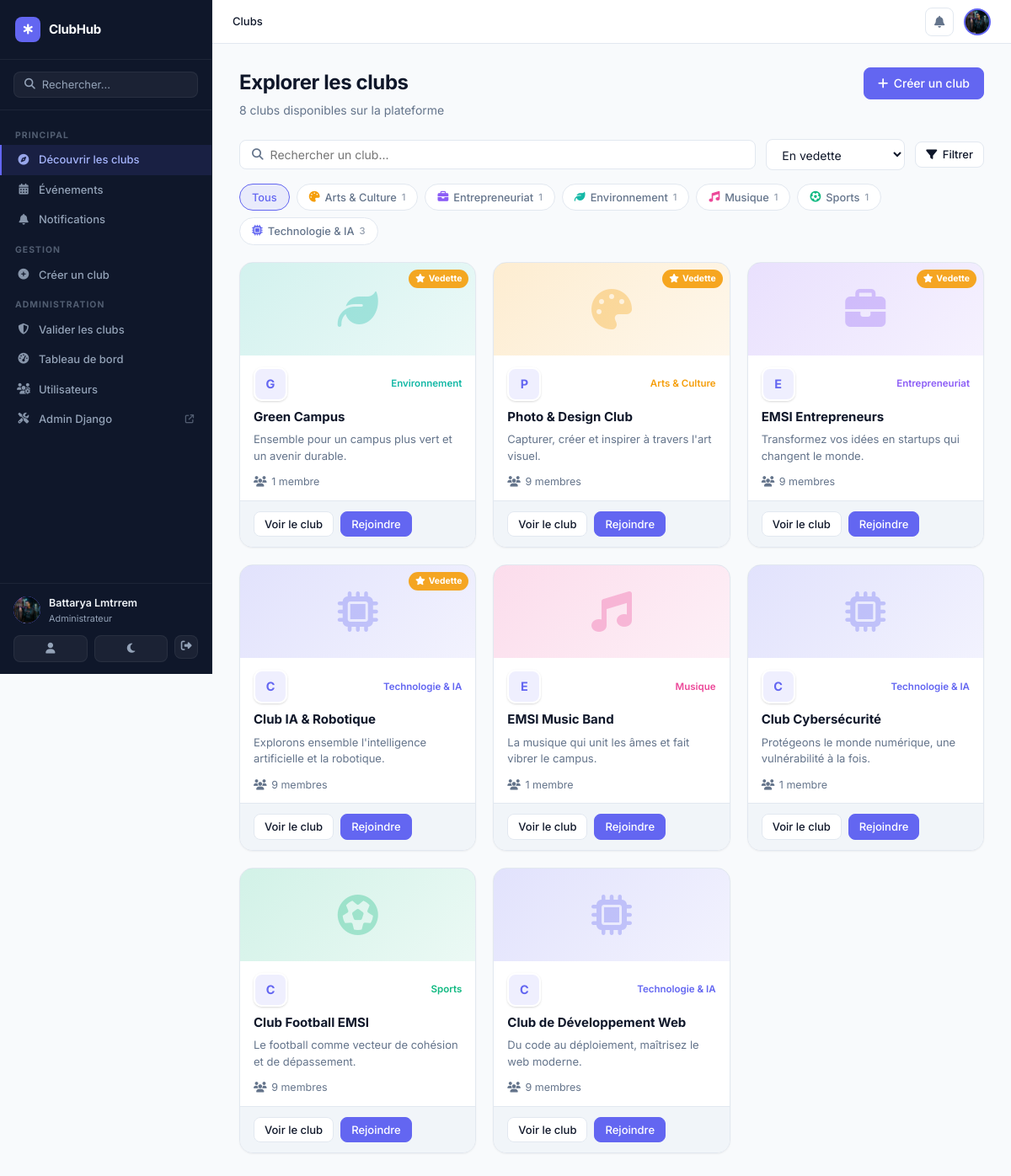
Page /clubs/ (signed in) on the committed database.
### presences/models.py (models this page shows, shortened)
class Utilisateur(AbstractUser):
    ROLE_ADMIN = 'admin'
    ROLE_ENSEIGNANT = 'enseignant'
    ROLE_ETUDIANT = 'etudiant'
    ROLE_CLUB_MANAGER = 'club_manager'
    ROLE_CHOICES = (
        ('admin', 'Administrateur'),
        ('enseignant', 'Enseignant'),
        ('etudiant', 'Étudiant'),
        ('club_manager', 'Responsable de Club'),
    )
    role = models.CharField(max_length=20, choices=ROLE_CHOICES, default='etudiant')
    cne = models.CharField(max_length=20, blank=True, null=True)
    filiere = models.CharField(max_length=50, blank=True, null=True)
    bio = models.TextField(blank=True, default='')
    avatar = models.ImageField(upload_to='avatars/', null=True, blank=True)
    phone = models.CharField(max_length=20, blank=True, default='')
    university = models.CharField(max_length=200, blank=True, default='EMSI')
    website = models.URLField(blank=True, default='')
    linkedin = models.URLField(blank=True, default='')
    @property
    def is_platform_admin(self):
        return self.role == self.ROLE_ADMIN

### clubs/models.py (models this page shows, shortened)
class ClubCategory(models.Model):
    name = models.CharField(max_length=100)
    slug = models.SlugField(unique=True)
    description = models.TextField(blank=True)
    icon = models.CharField(max_length=50, default='fa-users')
    color = models.CharField(max_length=7, default='#6366F1')
    display_order = models.PositiveIntegerField(default=0)
    class Meta:
        verbose_name = 'Catégorie'
        verbose_name_plural = 'Catégories'
        ordering = ['display_order', 'name']

class Club(models.Model):
    STATUS_PENDING = 'pending'
    STATUS_APPROVED = 'approved'
    STATUS_REJECTED = 'rejected'
    STATUS_SUSPENDED = 'suspended'
    STATUS_CHOICES = [
        ('pending', 'En attente'),
        ('approved', 'Approuvé'),
        ('rejected', 'Rejeté'),
        ('suspended', 'Suspendu'),
    ]
    name = models.CharField(max_length=200)
    slug = models.SlugField(unique=True, blank=True)
    short_description = models.CharField(max_length=300, blank=True)
    description = models.TextField()
    category = models.ForeignKey(
        ClubCategory, on_delete=models.SET_NULL,
        null=True, blank=True, related_name='clubs'
    )
    logo = models.ImageField(upload_to='clubs/logos/', null=True, blank=True)
    banner = models.ImageField(upload_to='clubs/banners/', null=True, blank=True)
    founding_date = models.DateField(null=True, blank=True)
    contact_email = models.EmailField(blank=True)
    contact_phone = models.CharField(max_length=20, blank=True)
    website = models.URLField(blank=True)
    facebook = models.URLField(blank=True)
    instagram = models.URLField(blank=True)
    twitter = models.URLField(blank=True)
    linkedin = models.URLField(blank=True)
    created_by = models.ForeignKey(
        settings.AUTH_USER_MODEL, on_delete=models.CASCADE,
        related_name='created_clubs'
    )
    status = models.CharField(max_length=20, choices=STATUS_CHOICES, default='pending')
    rejection_reason = models.TextField(blank=True)
    is_featured = models.BooleanField(default=False)
    is_public = models.BooleanField(default=True)
    max_members = models.PositiveIntegerField(default=0, help_text='0 = illimité')
    tags = models.CharField(max_length=500, blank=True)
    created_at = models.DateTimeField(auto_now_add=True)
    updated_at = models.DateTimeField(auto_now=True)
    class Meta:
        verbose_name = 'Club'
        verbose_name_plural = 'Clubs'
        ordering = ['-is_featured', '-created_at']

### clubs/views.py (the view)
# urls.py: path('', views.club_list, name='club_list'),
def club_list(request):
    clubs = Club.objects.filter(status='approved', is_public=True).select_related(
        'category', 'created_by'
    ).annotate(member_count_ann=Count('memberships', filter=Q(memberships__status='approved')))
    q = request.GET.get('q', '').strip()
    category_slug = request.GET.get('category', '').strip()
    sort = request.GET.get('sort', 'featured')
    if q:
        clubs = clubs.filter(
            Q(name__icontains=q) |
            Q(description__icontains=q) |
            Q(tags__icontains=q)
        )
    if category_slug:
        clubs = clubs.filter(category__slug=category_slug)
    if sort == 'newest':
        clubs = clubs.order_by('-created_at')
    elif sort == 'members':
        clubs = clubs.order_by('-member_count_ann')
    elif sort == 'name':
        clubs = clubs.order_by('name')
    else:
        clubs = clubs.order_by('-is_featured', '-created_at')
    categories = ClubCategory.objects.annotate(
        club_count=Count('clubs', filter=Q(clubs__status='approved'))
    ).filter(club_count__gt=0)
    user_memberships = {}
    if request.user.is_authenticated:
        for m in Membership.objects.filter(user=request.user, club__in=clubs):
            user_memberships[m.club_id] = m
    return render(request, 'clubs/list.html', {
        'clubs': clubs,
        'categories': categories,
        'q': q,
        'current_category': category_slug,
        'sort': sort,
        'user_memberships': user_memberships,
        'total_clubs': Club.objects.filter(status='approved').count(),
    })

### templates/clubs/list.html (shortened to what this page needs)
{% extends 'base.html' %}
{% load static %}
{% block breadcrumb %}
<span class="breadcrumb-item">Clubs</span>
{% endblock %}
{% block content %}
<div class="page-header">
  <div>
    <h1 class="page-title">Explorer les clubs</h1>
    <p class="page-subtitle">{{ total_clubs }} club{{ total_clubs|pluralize }} disponible{{ total_clubs|pluralize }} sur la plateforme</p>
  </div>
  {% if user.role in 'admin,club_manager' %}
  <a href="{% url 'club_create' %}" class="btn btn-primary">
    <i class="fa-solid fa-plus"></i> Créer un club
  </a>
  {% endif %}
</div>
<div class="filter-bar">
  <form method="get" class="filter-form" id="filterForm">
    <div class="filter-search">
      <i class="fa-solid fa-magnifying-glass"></i>
      <input type="text" name="q" value="{{ q }}" placeholder="Rechercher un club..." class="filter-input" id="searchInput">
    </div>
    <div class="filter-group">
      <select name="sort" class="filter-select" onchange="document.getElementById('filterForm').submit()">
        <option value="featured" {% if sort == 'featured' %}selected{% endif %}>En vedette</option>
      </select>
    </div>
    <button type="submit" class="btn btn-secondary btn-sm">
      <i class="fa-solid fa-filter"></i> Filtrer
    </button>
  </form>
</div>
{% if categories %}
<div class="category-pills">
  <a href="{% url 'club_list' %}{% if q %}?q={{ q }}{% endif %}"
     class="cat-pill {% if not current_category %}cat-pill--active{% endif %}">
    Tous
  </a>
  {% for cat in categories %}
  <a href="?category={{ cat.slug }}{% if q %}&q={{ q }}{% endif %}"
     class="cat-pill {% if current_category == cat.slug %}cat-pill--active{% endif %}"
     style="{% if current_category == cat.slug %}background:{{ cat.color }}20;border-color:{{ cat.color }};color:{{ cat.color }}{% endif %}">
    <i class="fa-solid {{ cat.icon }}" style="{% if current_category != cat.slug %}color:{{ cat.color }}{% endif %}"></i>
    {{ cat.name }}
    <span class="cat-pill-count">{{ cat.club_count }}</span>
  </a>
  {% endfor %}
</div>
{% endif %}
{% if clubs %}
<div class="clubs-grid">
  {% for club in clubs %}
  <div class="club-card">
    <a href="{% url 'club_detail' slug=club.slug %}" class="club-card-link">
      <div class="club-card-banner">
        {% if club.banner %}
        <img src="{{ club.banner.url }}" alt="">
        {% else %}
        <div class="club-card-banner-placeholder"
             style="background: linear-gradient(135deg,
               {{ club.category.color|default:'#6366F1' }}30 0%,
               {{ club.category.color|default:'#8B5CF6' }}15 100%)">
          <i class="fa-solid {{ club.category.icon|default:'fa-users' }}"
             style="color: {{ club.category.color|default:'#6366F1' }}50; font-size: 3rem;"></i>
        </div>
        {% endif %}
        {% if club.is_featured %}
        <div class="club-card-featured-badge">
          <i class="fa-solid fa-star"></i> Vedette
        </div>
        {% endif %}
      </div>
      <div class="club-card-body">
        <div class="club-card-logo-row">
          <div class="club-logo-sm">
            {% if club.logo %}
            <img src="{{ club.logo.url }}" alt="{{ club.name }}">
            {% else %}
            <span>{{ club.name.0 }}</span>
            {% endif %}
          </div>
          {% if club.category %}
          <span class="club-card-category" style="color: {{ club.category.color|default:'#6366F1' }}">
            {{ club.category.name }}
          </span>
          {% endif %}
        </div>
        <h3 class="club-card-name">{{ club.name }}</h3>
        <p class="club-card-desc">
          {{ club.short_description|default:club.description|truncatechars:120 }}
        </p>
        <div class="club-card-footer">
          <div class="club-card-members">
            <i class="fa-solid fa-users"></i>
            {{ club.member_count_ann }} membre{{ club.member_count_ann|pluralize }}
          </div>
        </div>
      </div>
    </a>
    <div class="club-card-actions">
      <a href="{% url 'club_detail' slug=club.slug %}" class="btn btn-sm btn-secondary">
        Voir le club
      </a>
      {% if user.is_authenticated %}
      {% if club.id in user_memberships %}
        <span class="badge badge-success">Membre</span>
      {% else %}
      <a href="{% url 'join_club' slug=club.slug %}" class="btn btn-sm btn-primary">
        Rejoindre
      </a>
      {% endif %}
      {% else %}
      <a href="{% url 'login' %}" class="btn btn-sm btn-primary">Rejoindre</a>
      {% endif %}
    </div>
  </div>
  {% endfor %}
</div>
{% endif %}
{% endblock %}

### templates/base.html (shortened to what this page needs)
{% load static %}
<!DOCTYPE html>
<html lang="fr">
<head>
  <link rel="stylesheet" href="https://cdnjs.cloudflare.com/ajax/libs/font-awesome/6.5.0/css/all.min.css">
  <link rel="stylesheet" href="{% static 'css/style.css' %}">
  <link rel="stylesheet" href="{% static 'css/clubs.css' %}">
</head>
<body class="{% block body_class %}{% endblock %}">
{% if user.is_authenticated %}
<aside class="sidebar" id="sidebar">
  <div class="sidebar-brand">
    <a href="{% url 'club_list' %}" class="brand-link">
      <div class="brand-icon"><i class="fa-solid fa-star-of-life"></i></div>
      <span class="brand-name">ClubHub</span>
    </a>
  </div>
  <div class="sidebar-search">
    <form action="{% url 'club_list' %}" method="get">
      <div class="search-input-wrap">
        <i class="fa-solid fa-magnifying-glass"></i>
        <input type="text" name="q" placeholder="Rechercher..." class="sidebar-search-input">
      </div>
    </form>
  </div>
  <nav class="sidebar-nav">
    <div class="sidebar-section-label">Principal</div>
    <a href="{% url 'club_list' %}"
       class="sidebar-link {% if request.resolver_match.url_name == 'club_list' %}active{% endif %}">
      <i class="fa-solid fa-compass"></i>
      <span>Découvrir les clubs</span>
    </a>
    <a href="{% url 'event_list' %}"
       class="sidebar-link {% if 'event' in request.resolver_match.url_name %}active{% endif %}">
      <i class="fa-solid fa-calendar-days"></i>
      <span>Événements</span>
    </a>
    <a href="{% url 'notification_list' %}"
       class="sidebar-link {% if request.resolver_match.url_name == 'notification_list' %}active{% endif %}">
      <i class="fa-solid fa-bell"></i>
      <span>Notifications</span>
    </a>
    {% if user.role == 'admin' or user.role == 'club_manager' %}
    <div class="sidebar-section-label">Gestion</div>
    <a href="{% url 'club_create' %}"
       class="sidebar-link {% if request.resolver_match.url_name == 'club_create' %}active{% endif %}">
      <i class="fa-solid fa-plus-circle"></i>
      <span>Créer un club</span>
    </a>
    {% endif %}
    {% if user.role == 'admin' %}
    <div class="sidebar-section-label">Administration</div>
    <a href="{% url 'admin_clubs' %}"
       class="sidebar-link {% if 'admin_club' in request.resolver_match.url_name %}active{% endif %}">
      <i class="fa-solid fa-shield-halved"></i>
      <span>Valider les clubs</span>
    </a>
    <a href="{% url 'dashboard_admin' %}"
       class="sidebar-link {% if 'dashboard_admin' in request.resolver_match.url_name %}active{% endif %}">
      <i class="fa-solid fa-gauge-high"></i>
      <span>Tableau de bord</span>
    </a>
    <a href="{% url 'admin_users' %}" class="sidebar-link">
      <i class="fa-solid fa-users-gear"></i>
      <span>Utilisateurs</span>
    </a>
    <a href="/admin/" class="sidebar-link" target="_blank">
      <i class="fa-solid fa-screwdriver-wrench"></i>
      <span>Admin Django</span>
      <i class="fa-solid fa-arrow-up-right-from-square" style="font-size:.65rem;margin-left:auto;opacity:.5"></i>
    </a>
    {% endif %}
  </nav>
  <div class="sidebar-footer">
    <div class="sidebar-user">
      <div class="user-avatar-sm">
        {% if user.avatar %}
          <img src="{{ user.avatar.url }}" alt="" style="width:100%;height:100%;object-fit:cover;border-radius:50%;">
        {% else %}
          {{ user.get_initials }}
        {% endif %}
      </div>
      <div class="user-meta">
        <div class="user-name-sm">{{ user.get_full_name|default:user.username }}</div>
        <div class="user-role-sm">{{ user.get_role_display }}</div>
      </div>
    </div>
    <div class="sidebar-footer-actions">
      <a href="{% url 'profile' %}" class="sidebar-action-btn" title="Profil">
        <i class="fa-solid fa-user"></i>
      </a>
      <button class="sidebar-action-btn theme-toggle" id="themeToggle" title="Changer le thème">
        <i class="fa-solid fa-moon" id="themeIcon"></i>
      </button>
      <form method="post" action="{% url 'logout' %}" style="display:inline">
        <button type="submit" class="sidebar-action-btn sidebar-action-btn--danger" title="Déconnexion">
          <i class="fa-solid fa-right-from-bracket"></i>
        </button>
      </form>
    </div>
  </div>
</aside>
<div class="main-area">
  <header class="topbar">
    <div class="topbar-breadcrumb">
      {% block breadcrumb %}{% endblock %}
    </div>
    <div class="topbar-actions">
      <a href="{% url 'notification_list' %}" class="topbar-icon-btn" id="notif-btn">
        <i class="fa-solid fa-bell"></i>
      </a>
      <a href="{% url 'profile' %}" class="topbar-avatar">
        {% if user.avatar %}
          <img src="{{ user.avatar.url }}" alt="">
        {% else %}
          {{ user.get_initials }}
        {% endif %}
      </a>
    </div>
  </header>
  <main class="page-content">
    {% block content %}{% endblock %}
  </main>
</div>
{% else %}
<div class="public-layout">
  {% block public_content %}{% endblock %}
</div>
{% endif %}
</body>
</html>

### rows in the picture
Utilisateur: avatar (picture), get_full_name "Battarya Lmtrrem", role "Administrateur"
ClubCategory: name "Arts & Culture", club_count "1"
ClubCategory: name "Entrepreneuriat", club_count "1"
ClubCategory: name "Environnement", club_count "1"
ClubCategory: name "Musique", club_count "1"
ClubCategory: name "Sports", club_count "1"
ClubCategory: name "Technologie & IA", club_count "3"
Club: is_featured True (drawn), name.0 "G", category.name "Environnement", name "Green Campus", short_description "Ensemble pour un campus plus vert et un avenir durable.", member_count_ann "1", shows "Rejoindre"
Club: is_featured True (drawn), name.0 "P", category.name "Arts & Culture", name "Photo & Design Club", short_description "Capturer, créer et inspirer à travers l'art visuel.", member_count_ann "9", shows "Rejoindre"
Club: is_featured True (drawn), name.0 "E", category.name "Entrepreneuriat", name "EMSI Entrepreneurs", short_description "Transformez vos idées en startups qui changent le monde.", member_count_ann "9", shows "Rejoindre"
Club: is_featured True (drawn), name.0 "C", category.name "Technologie & IA", name "Club IA & Robotique", short_description "Explorons ensemble l'intelligence artificielle et la robotique.", member_count_ann "9", shows "Rejoindre"
Club: name.0 "E", category.name "Musique", name "EMSI Music Band", short_description "La musique qui unit les âmes et fait vibrer le campus.", member_count_ann "1", shows "Rejoindre"
Club: name.0 "C", category.name "Technologie & IA", name "Club Cybersécurité", short_description "Protégeons le monde numérique, une vulnérabilité à la fois.", member_count_ann "1", shows "Rejoindre"
Club: name.0 "C", category.name "Sports", name "Club Football EMSI", short_description "Le football comme vecteur de cohésion et de dépassement.", member_count_ann "9", shows "Rejoindre"
Club: name.0 "C", category.name "Technologie & IA", name "Club de Développement Web", short_description "Du code au déploiement, maîtrisez le web moderne.", member_count_ann "9", shows "Rejoindre"

### other values in the picture
{{ total_clubs }} "8"
